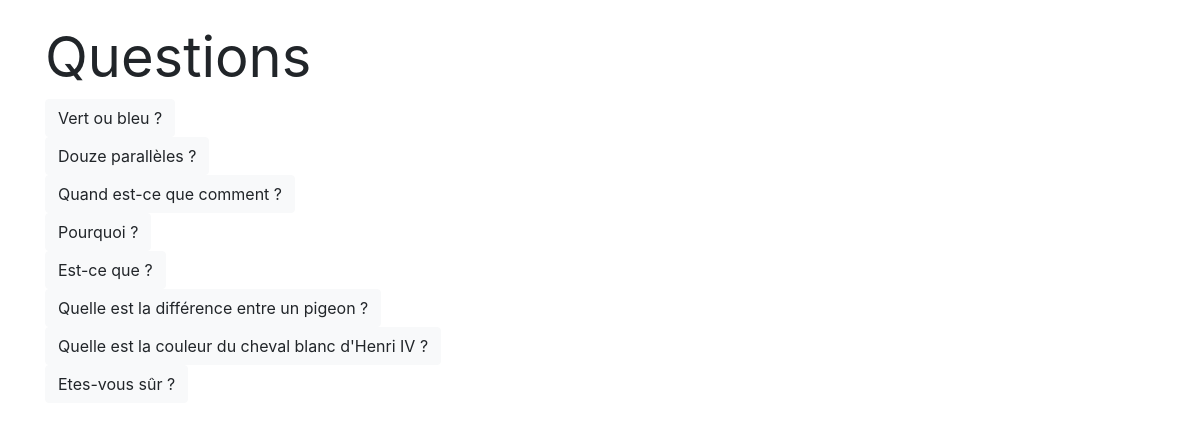
Screenshot of /polls/ with the database file from the repository.
### polls/models.py (models this page shows, shortened)
class Question(models.Model):
  question_text = models.CharField(max_length=200)
  pub_date = models.DateTimeField('date published')

### polls/views.py (the view)
# urls.py: path('', views.IndexView.as_view(), name='index'),
class IndexView(generic.ListView):
  template_name = 'polls/index.html'
  context_object_name = 'latest_question_list'
  def get_queryset(self):
    return Question.objects.filter(
      pub_date__lte=timezone.now()
    ).order_by('-pub_date')[:8]

### polls/templates/polls/index.html (shortened to what this page needs)
<!DOCTYPE html>
<html lang="fr">
  <head>
    <link rel="stylesheet" href="https://stackpath.bootstrapcdn.com/bootstrap/4.4.1/css/bootstrap.min.css">
    {% load static %}
    <link rel="stylesheet" type="text/css" href="{% static 'polls/style.css' %}">
  </head>
  <body>
    <div class="container mt-4">
      <h1 class="display-4"><b>Questions</b></h1>
    {% if latest_question_list %}
      <div class="btn-group-vertical">
        {% for question in latest_question_list %}
        <a href="{% url 'polls:detail' question.id %}"><button type="button" class="btn btn-light btn-block">{{ question.question_text }}</button></a>
        {% endfor %}
      </div>
    {% else %}
      <p>No polls are available.</p>
    {% endif %}
    </div>
  </body>
</html>

### polls/static/polls/style.css (style rules this page uses)
body { background: white url("images/background.gif") no-repeat; }

### rows the page displays
Question: question_text "Vert ou bleu ?"
Question: question_text "Douze parallèles ?"
Question: question_text "Quand est-ce que comment ?"
Question: question_text "Pourquoi ?"
Question: question_text "Est-ce que ?"
Question: question_text "Quelle est la différence entre un pigeon ?"
Question: question_text "Quelle est la couleur du cheval blanc d'Henri IV ?"
Question: question_text "Etes-vous sûr ?"
